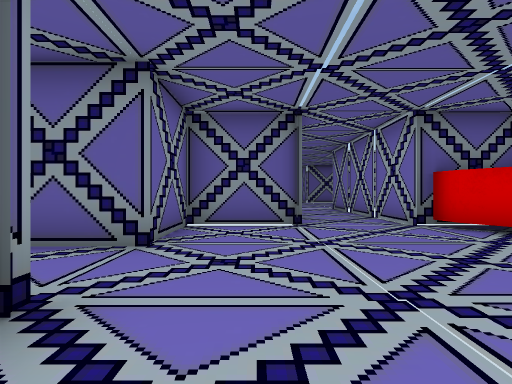
[1] (above)

24 first-person views from a walk through a Unity game level. The camera is 0.68 m above the floor, looks level and sees 75° across. The floor is counted in squares, 1 m on a side. Each view is taken from the middle of a square. On the plan, view 1 faces up. The plan holds only what a view shows up to about 10 squares ahead; the rest is blank. The place goes on beyond the plan. Some surface patterns are stand-ins.

[2]
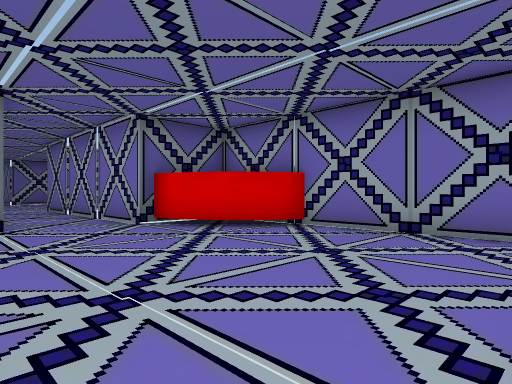

[3]
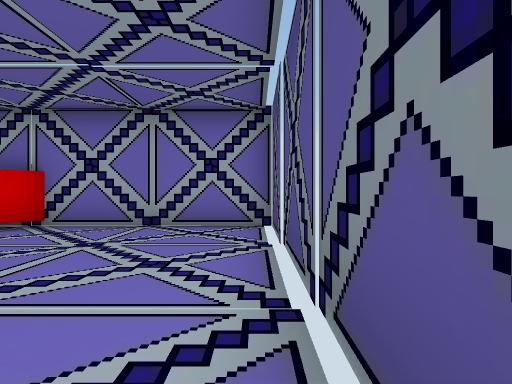

[4]
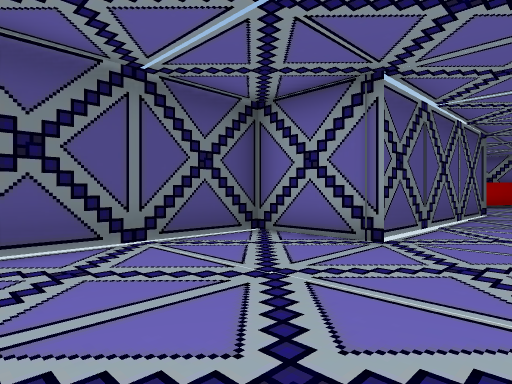

[5]
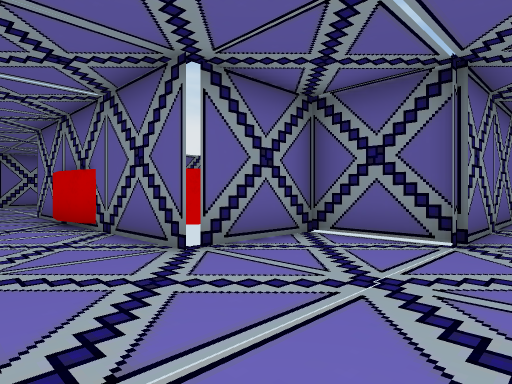

[6]
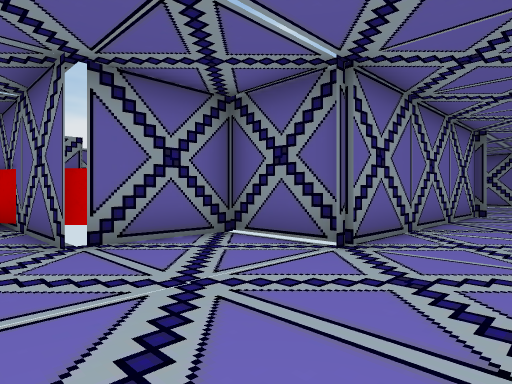

[7]
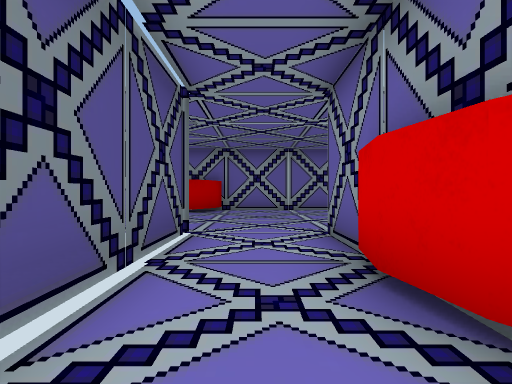

[8]
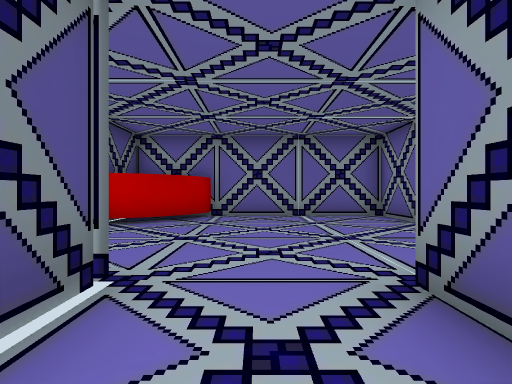

[9]
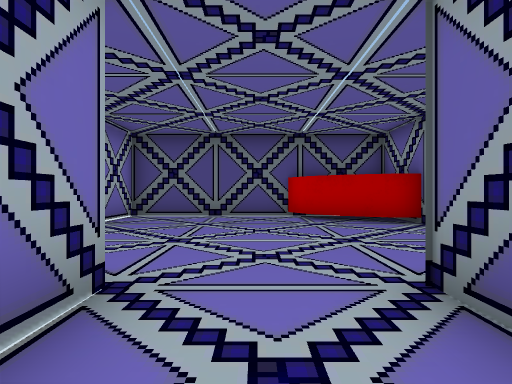

[10]
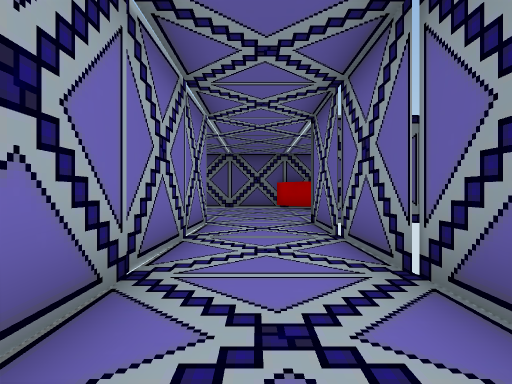

[11]
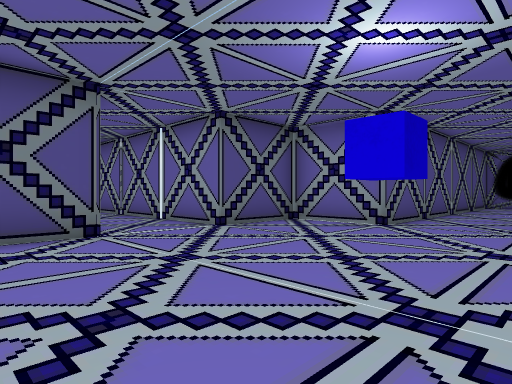

[12]
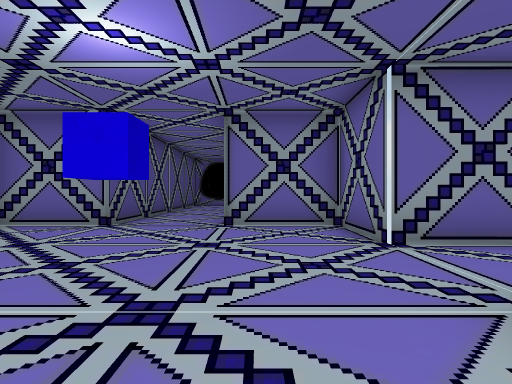

[13]
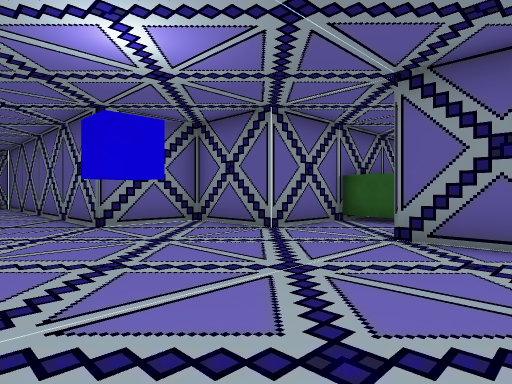

[14]
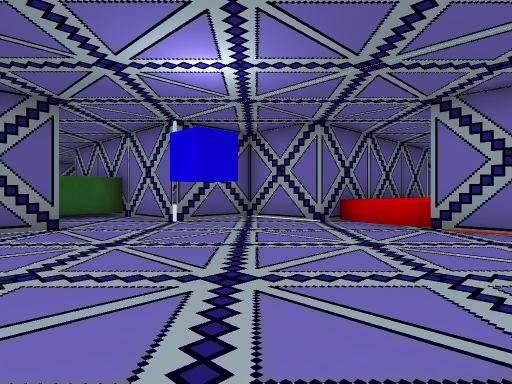

[15]
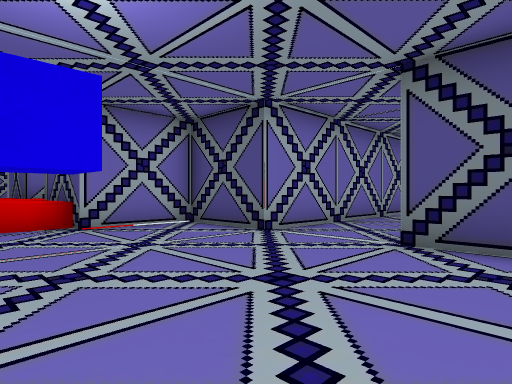

[16]
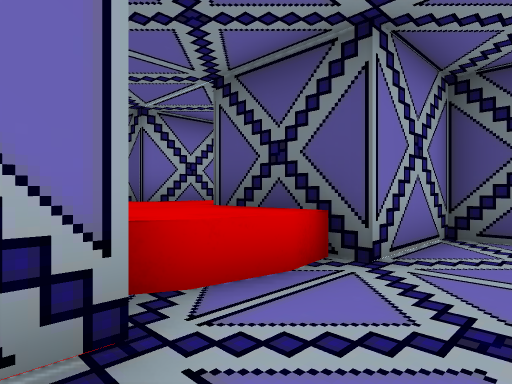

[17]
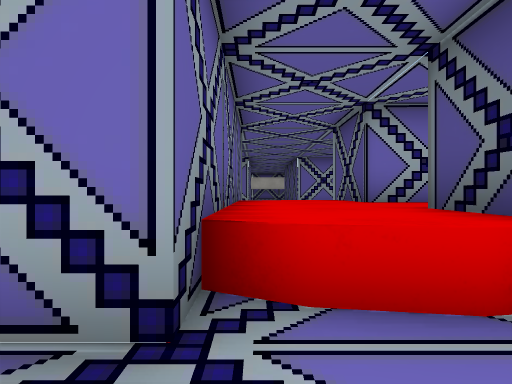

[18]
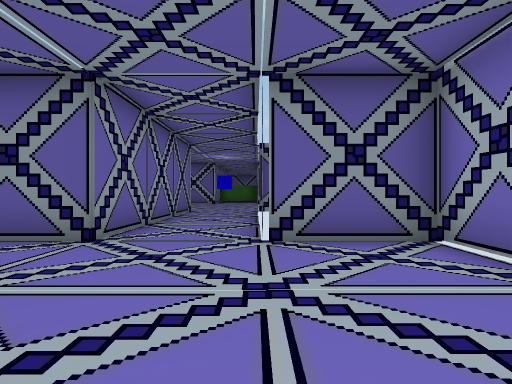

[19]
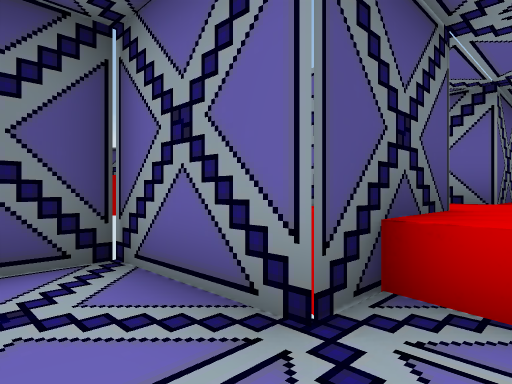

[20]
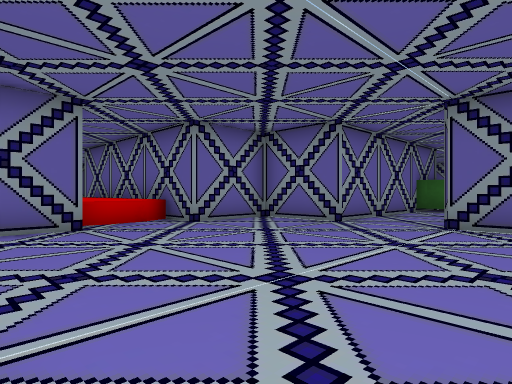

[21]
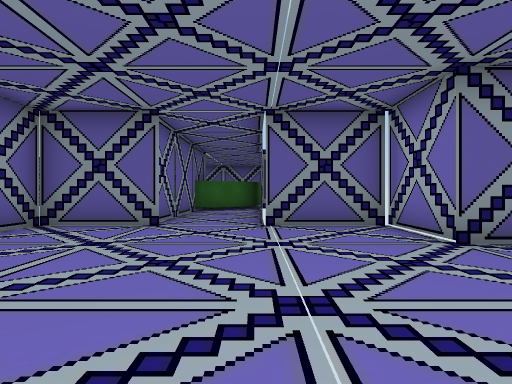

[22]
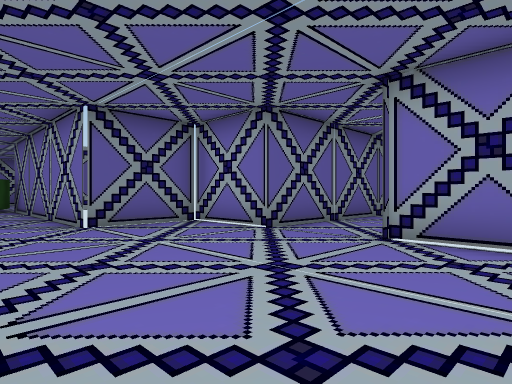

[23]
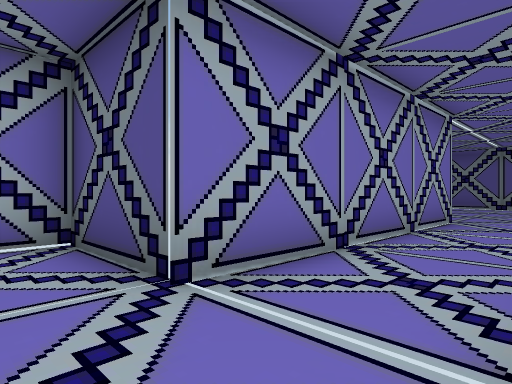

[24]
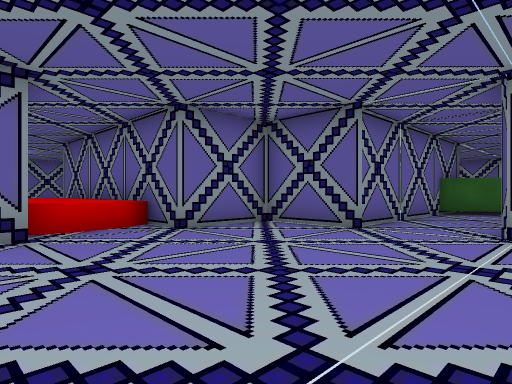

### Floor plan
Key: @ floor where view 1 was taken; # wall or solid block; . floor; ^ raised ledge; O other object.
Columns run from 19 left of view 1 to 6 right of it. Each row starts with its distance up from view 1.
 26                     ###
 25                     #.#
 24         ^           #.#
 23      ##^#           #.#
 22      #..#           #.#
 21    ###..####     ####.####
 20    #.......#     #.......#
 19 ####.......#     #.......#
 18 ......OO...^^^^^^.........
 17 .......O...^^^^^^^........
 16 ####.......#^^^^^#.......#
 15    #.......# ^^^^#.......#
 14    #.......#   ^ #.......#
 13    ###..####     ####.####
 12      #..#           #.#
 11      #..#           #.#
 10      #..#           #.#
  9      #..#           #.#
  8      #..#           #.#
  7    ###..####     ####.##
  6    #.......#     #.....##
  5    #.......#    ##......##
  4    #.......#######.......#
  3    #.....................#
  2    #.......#######.......#
  1    ###.....#     #.......#
  0      ##....#     #.@...###
 -1       ######     #######

Where each view was taken, in squares from view 1:
view 1: 0 up, 0 right, facing up
view 2: 0 up, 0 right, facing up-right
view 3: 0 up, 1 left, facing right
view 4: 4 up, 3 right, facing down-left
view 5: 2 up, 2 right, facing up-left
view 6: 3 up, 3 right, facing up-left
view 7: 3 up, 3 left, facing left
view 8: 3 up, 6 left, facing left
view 9: 9 up, 12 left, facing down
view 10: 14 up, 12 left, facing down
view 11: 19 up, 9 left, facing down-left
view 12: 19 up, 9 left, facing left
view 13: 16 up, 9 left, facing up-left
view 14: 14 up, 15 left, facing up-right
view 15: 18 up, 15 left, facing down-right
view 16: 19 up, 10 left, facing down-right
view 17: 18 up, 10 left, facing right
view 18: 2 up, 11 left, facing up
view 19: 17 up, 0 right, facing down-left
view 20: 14 up, 5 right, facing up-left
view 21: 14 up, 3 right, facing up
view 22: 14 up, 1 right, facing up-right
view 23: 15 up, 1 right, facing down-right
view 24: 15 up, 4 right, facing up-left
